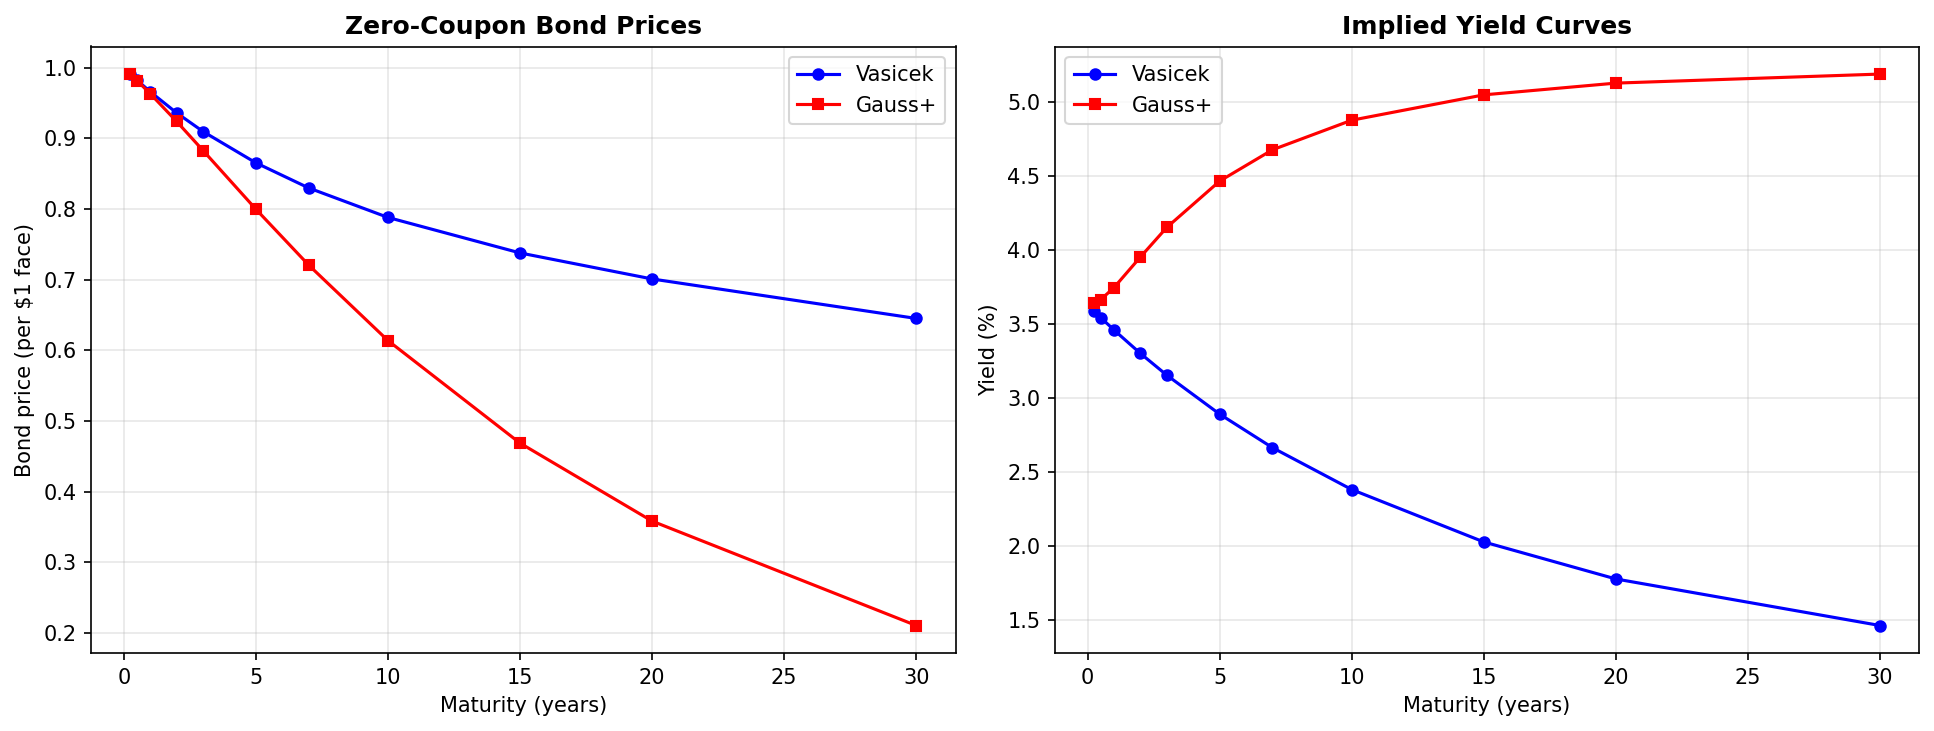

Write the Python code that produced this figure.
"""Bond pricing under Vasicek and Gauss+.

Prices zero-coupon bonds across maturities using calibrated parameters,
compares the two models, and shows the bond price / yield relationship.
"""

import os, sys
sys.path.insert(0, os.path.join(os.path.dirname(__file__), ".."))

import numpy as np
import matplotlib.pyplot as plt
from vasicek import Vasicek
from gauss_plus import GaussPlus

sys.path.insert(0, os.path.join(os.path.dirname(__file__), "..", "example charts"))
from calibrated_vasicek_params import CALIBRATED_VASICEK
from calibrated_params import CALIBRATED

taus = np.array([0.25, 0.5, 1, 2, 3, 5, 7, 10, 15, 20, 30])

# Vasicek model
v = Vasicek(**CALIBRATED_VASICEK)
v_prices = np.array([v.bond_price(t) for t in taus])
v_yields = np.array([v.spot_rate(t) for t in taus])

# Gauss+ model — extract factors at current short rate
g = GaussPlus(**CALIBRATED)
r0 = CALIBRATED_VASICEK["r0"]
g.set_factors(r=r0, m=r0, l=CALIBRATED["mu"])
g_prices = np.array([np.exp(-g.yield_(t) * t) for t in taus])
g_yields = np.array([g.yield_(t) for t in taus])

print("Zero-coupon bond prices and yields")
print(f"{'Maturity':>8}  {'Vasicek P':>10}  {'Vasicek y':>10}  {'Gauss+ P':>10}  {'Gauss+ y':>10}")
print("-" * 58)
for tau, vp, vy, gp, gy in zip(taus, v_prices, v_yields, g_prices, g_yields):
    print(f"{tau:8.2f}  {vp:10.6f}  {vy*100:9.3f}%  {gp:10.6f}  {gy*100:9.3f}%")

fig, axes = plt.subplots(1, 2, figsize=(13, 5))

ax = axes[0]
ax.plot(taus, v_prices, "b-o", markersize=5, label="Vasicek")
ax.plot(taus, g_prices, "r-s", markersize=5, label="Gauss+")
ax.set_xlabel("Maturity (years)")
ax.set_ylabel("Bond price (per $1 face)")
ax.set_title("Zero-Coupon Bond Prices", fontweight="bold")
ax.legend()
ax.grid(True, alpha=0.3)

ax = axes[1]
ax.plot(taus, v_yields * 100, "b-o", markersize=5, label="Vasicek")
ax.plot(taus, g_yields * 100, "r-s", markersize=5, label="Gauss+")
ax.set_xlabel("Maturity (years)")
ax.set_ylabel("Yield (%)")
ax.set_title("Implied Yield Curves", fontweight="bold")
ax.legend()
ax.grid(True, alpha=0.3)

plt.tight_layout()
plt.savefig(os.path.join(os.path.dirname(__file__), "bond_pricing.png"), dpi=150, bbox_inches="tight")
print("\nSaved: bond_pricing.png")
plt.show()
